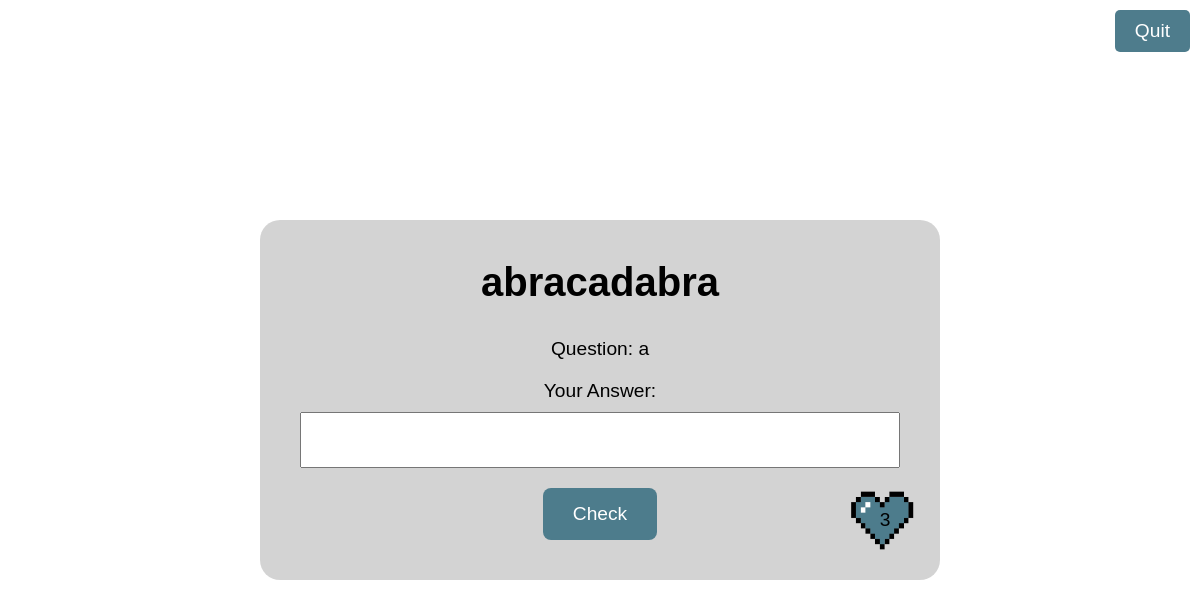
Before: /play/1/1 with the older database file.
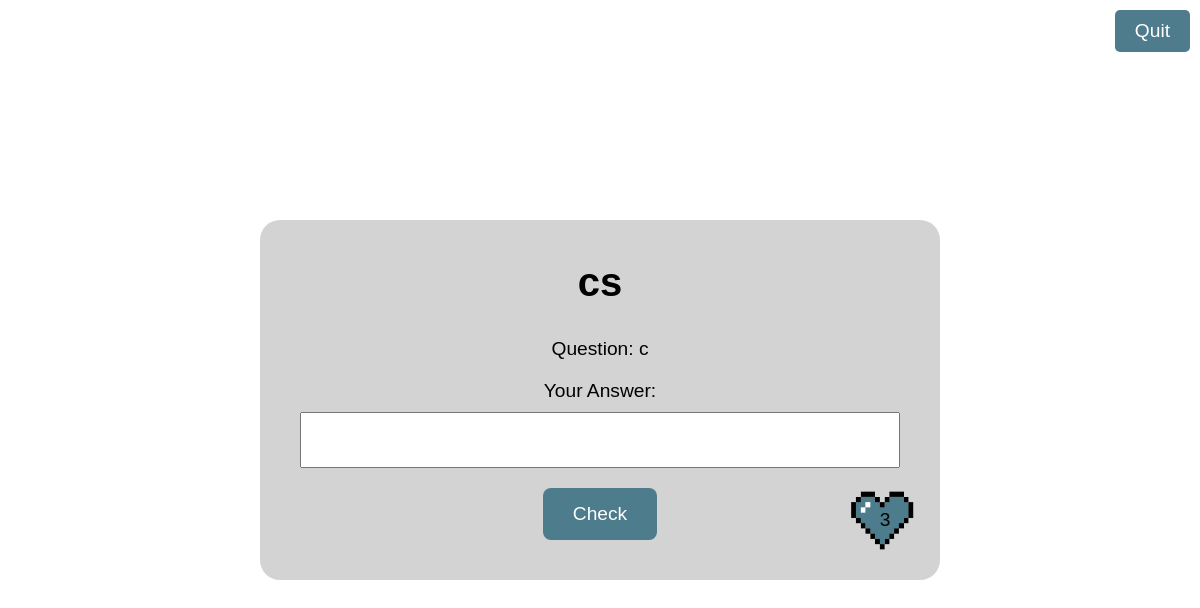
After: the same page with the newer database file.
### app/models.py (models this page shows)
class Quests(db.Model):
    id: so.Mapped[int] = so.mapped_column(primary_key = True, autoincrement=True)
    title: so.Mapped[str] = so.mapped_column(sa.String(200), index = True)
    duration: so.Mapped[str] = so.mapped_column(sa.String(100), index = True)
    difficulty: so.Mapped[str] = so.mapped_column(sa.String(100), index = True)
    suburb: so.Mapped[str] = so.mapped_column(sa.String(100), index = True)
    creator_id: so.Mapped[int] = so.mapped_column(sa.ForeignKey(UsersInfo.id), index = True)
    creator: so.Mapped['UsersInfo'] = so.relationship('UsersInfo', back_populates='writer')
    hintsolution: so.WriteOnlyMapped['HintsSolutions'] = so.relationship(back_populates='quest')
    completedquests: so.Mapped['CompletedQuests'] = so.relationship(back_populates="completion")

### app/routes.py (the view, shortened to what this page needs)
@app.route('/play/<int:quest_id>/<int:hint_id>', methods=['GET', 'POST'])
def quest(quest_id, hint_id):
    quest_title = Quests.query.filter_by(id=quest_id).with_entities(Quests.title).scalar()
    all_hints = HintsSolutions.query.filter_by(quest_id=quest_id).all()
    quest_hints_solutions = []
    i = 0
    for hint in all_hints:
        i += 1
        quest_hints_solutions.append({'hint_id': i, 'quest_hint': hint.hint_text, 'quest_solution': hint.solution_text.lower()})
    quest = next((h for h in quest_hints_solutions if h['hint_id'] == hint_id), None)
    if 'heart_count' not in session or request.method == 'GET':
        session['heart_count'] = 3
    heart_count = session['heart_count']
    return render_template('quest.html', quest=quest, title=quest_title, hint_id=hint_id, quest_id=quest_id, heart_count=heart_count)

### app/templates/quest.html (shortened to what this page needs)
<!DOCTYPE html>
<html lang="en">
    <head>
        <link rel="stylesheet" href="{{ url_for('static', filename = 'css/quest.css') }}">
    </head>
    <body>
        <a href="/play">
            <button class="quit-button">Quit</button>
        </a>
        <div class="content">
            <h2> {{ title }}</h2>
            <p>Question: {{ quest.quest_hint }}</p>
            <form action="/play/{{ quest_id }}/{{ hint_id }}" method="post">
                <label for="answer">Your Answer:</label>
                <input type="text" id="answer" name="answer" required>
                <button type="submit">Check</button>
            </form>
            <div class="heart-count">
                <img src="{{ url_for('static', filename = 'css/heart.png') }}" alt="Heart Icon" class="heart-icon">
                <span>{{ heart_count }}</span>
            </div>
        </div>
    </body>
</html>

Changed rows visible on the page:
changed Quests: title "abracadabra" → "cs"
Other visible differences:
{{ quest.quest_hint }}: "a" → "c"
